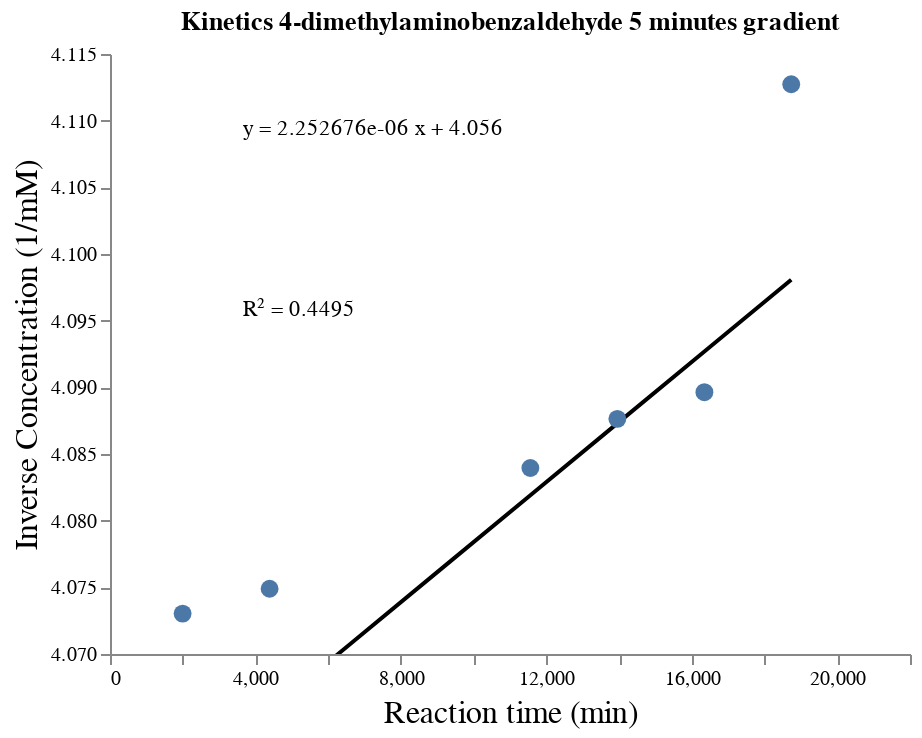

Notebook source saved alongside this figure:
### Code cell
plot_reaction_data(nme2_5, "Kinetics 4-dimethylaminobenzaldehyde 5 minutes gradient")

### Figure 1 — Vega-Lite specification as saved in the notebook (floating-point values rounded to 4 significant figures)
{"config": {"view": {"continuousWidth": 400, "continuousHeight": 300, "strokeWidth": 0}, "axis": {"grid": false, "titleFontSize": 16, "titleFontWeight": "normal"}}, "layer": [{"data": {"name": "data-e4ca08a150864739261acfe466e8f046"}, "mark": {"type": "line", "color": "black"}, "encoding": {"x": {"type": "quantitative", "field": "x", "scale": {"domain": [1797.0, 20610.0]}}, "y": {"type": "quantitative", "field": "y", "scale": {"domain": [4.073, 4.113]}}}}, {"data": {"name": "data-30740368cd6e8bb427c1a1d7fb043d7e"}, "mark": {"type": "circle", "opacity": 1, "size": 80}, "encoding": {"tooltip": [{"type": "quantitative", "field": "x", "title": "Reaction time (min)"}, {"type": "quantitative", "field": "y", "title": "Inverse Concentration (1/mM)"}], "x": {"type": "quantitative", "axis": {"title": "Reaction time (min)"}, "field": "x"}, "y": {"type": "quantitative", "axis": {"title": "Inverse Concentration (1/mM)"}, "field": "y"}}, "selection": {"selector324": {"type": "interval", "bind": "scales", "encodings": ["x", "y"]}}, "title": "Kinetics 4-dimethylaminobenzaldehyde 5 minutes gradient"}, {"data": {"name": "data-ecc9bf2bc1a4cac829cbbd47d5dd7a4d"}, "mark": {"type": "text", "align": "left", "text": "y = 2.252676e-06 x + 4.056"}, "encoding": {"x": {"type": "quantitative", "field": "x"}, "y": {"type": "quantitative", "field": "y"}}}, {"data": {"name": "data-21ecc00ea0d0d0784b51968f1118f0f4"}, "mark": {"type": "text", "align": "left", "text": "R² = 0.4495"}, "encoding": {"x": {"type": "quantitative", "field": "x"}, "y": {"type": "quantitative", "field": "y"}}}], "$schema": "https://vega.github.io/schema/vega-lite/v4.8.1.json", "datasets": {"data-e4ca08a150864739261acfe466e8f046": [{"x": 1997.0, "y": 4.06}, {"x": 4389.0, "y": 4.066}, {"x": 6781.0, "y": 4.071}, {"x": 9174.0, "y": 4.077}, {"x": 11560.0, "y": 4.082}, {"x": 13950.0, "y": 4.087}, {"x": 16350.0, "y": 4.093}, {"x": 18730.0, "y": 4.098}], "data-30740368cd6e8bb427c1a1d7fb043d7e": [{"x": 1997.0, "y": 4.073}, {"x": 4389.0, "y": 4.075}, {"x": 6781.0, "y": 4.067}, {"x": 9174.0, "y": 4.045}, {"x": 11560.0, "y": 4.084}, {"x": 13950.0, "y": 4.088}, {"x": 16350.0, "y": 4.09}, {"x": 18730.0, "y": 4.113}], "data-ecc9bf2bc1a4cac829cbbd47d5dd7a4d": [{"x": 3671.0, "y": 4.109}], "data-21ecc00ea0d0d0784b51968f1118f0f4": [{"x": 3671.0, "y": 4.096}]}}
